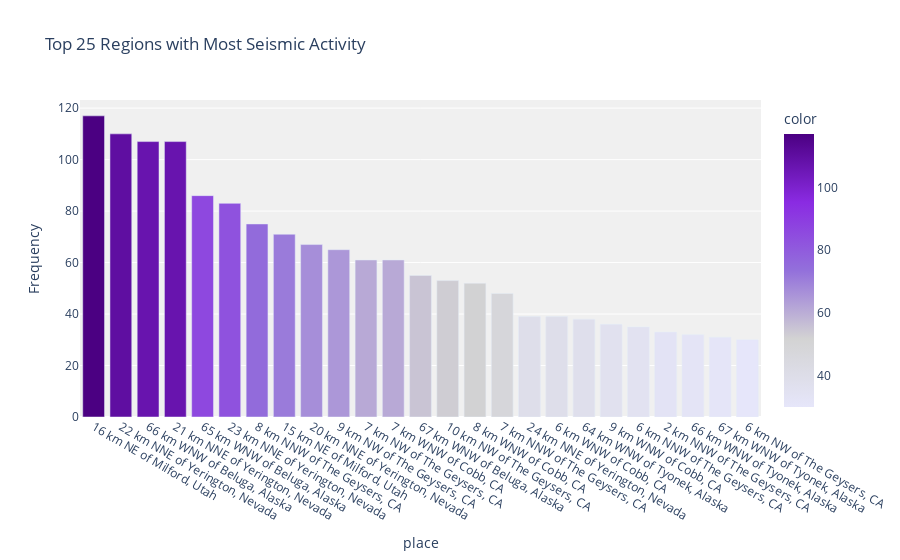

Notebook source saved alongside this figure:
### Markdown cell above
# Plot 1: Bar chart for most active regions

This plot shows the top 25 regions with the highest frequency of seismic activity. The color scale represents the intensity of seismic events, with darker colors showing higher frequencies. The regions are ordered such that those with higher frequencies of earthquakes appear on top, thus enabling the identification of earthquake-prone areas.

### Code cell
regionCounts = df['place'].value_counts().head(25)

fig1 = px.bar(regionCounts, 
              x=regionCounts.index, 
              y=regionCounts.values,  
              title="Top 25 Regions with Most Seismic Activity", 
              labels={"x": "Region", "y": "Frequency"},
              color=regionCounts.values,
              color_continuous_scale=["#E6E6FA", "#D3D3D3", "#9370DB", "#8A2BE2", "#4B0082"])

fig1.update_layout(plot_bgcolor="#f0f0f0", paper_bgcolor="#ffffff")


fig1.show()

### Figure 1 — Plotly figure (JSON) as saved in the notebook; plotly's stock layout.template omitted (floating-point values rounded to 4 significant figures)
{"data": [{"alignmentgroup": "True", "hovertemplate": "place=%{x}<br>Frequency=%{y}<br>color=%{marker.color}<extra></extra>", "legendgroup": "", "marker": {"color": [117, 110, 107, 107, 86, 83, 75, 71, 67, 65, 61, 61, 55, 53, 52, 48, 39, 39, 38, 36, 35, 33, 32, 31, 30], "coloraxis": "coloraxis", "pattern": {"shape": ""}}, "name": "", "offsetgroup": "", "orientation": "v", "showlegend": false, "textposition": "auto", "type": "bar", "x": ["16 km NE of Milford, Utah", "22 km NNE of Yerington, Nevada", "66 km WNW of Beluga, Alaska", "21 km NNE of Yerington, Nevada", "65 km WNW of Beluga, Alaska", "23 km NNE of Yerington, Nevada", "8 km NNW of The Geysers, CA", "15 km NE of Milford, Utah", "20 km NNE of Yerington, Nevada", "9 km NW of The Geysers, CA", "7 km NW of The Geysers, CA", "7 km WNW of Cobb, CA", "67 km WNW of Beluga, Alaska", "10 km NW of The Geysers, CA", "8 km WNW of Cobb, CA", "7 km NNW of The Geysers, CA", "24 km NNE of Yerington, Nevada", "6 km WNW of Cobb, CA", "64 km WNW of Tyonek, Alaska", "9 km WNW of Cobb, CA", "6 km NNW of The Geysers, CA", "2 km NNW of The Geysers, CA", "66 km WNW of Tyonek, Alaska", "67 km WNW of Tyonek, Alaska", "6 km NW of The Geysers, CA"], "xaxis": "x", "y": [117, 110, 107, 107, 86, 83, 75, 71, 67, 65, 61, 61, 55, 53, 52, 48, 39, 39, 38, 36, 35, 33, 32, 31, 30], "yaxis": "y"}], "layout": {"barmode": "relative", "coloraxis": {"colorbar": {"title": {"text": "color"}}, "colorscale": [[0, "#E6E6FA"], [0.25, "#D3D3D3"], [0.5, "#9370DB"], [0.75, "#8A2BE2"], [1, "#4B0082"]]}, "legend": {"tracegroupgap": 0}, "paper_bgcolor": "#ffffff", "plot_bgcolor": "#f0f0f0", "title": {"text": "Top 25 Regions with Most Seismic Activity"}, "xaxis": {"anchor": "y", "domain": [0, 1], "title": {"text": "place"}}, "yaxis": {"anchor": "x", "domain": [0, 1], "title": {"text": "Frequency"}}}}
